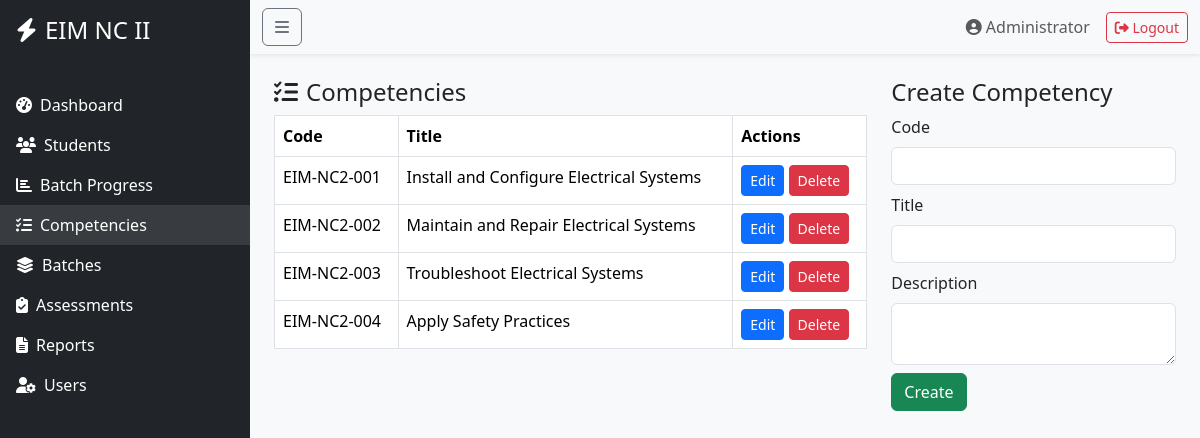
The app's page /EIM-Student-Tracking-System/TrackingEIM-NC2-Git/admin/competencies.php (signed in) with its own data.
### tables this page shows
CREATE TABLE `competencies` (
  `id` int(10) UNSIGNED NOT NULL,
  `code` varchar(50) NOT NULL,
  `title` varchar(255) NOT NULL,
  `description` text DEFAULT NULL,
  `created_at` timestamp NOT NULL DEFAULT current_timestamp(),
  `updated_at` timestamp NULL DEFAULT NULL ON UPDATE current_timestamp()
);

### EIM-Student-Tracking-System/TrackingEIM-NC2-Git/models/Competency.php (called while the page is built, shortened)
<?php
class Competency
{
    public static function all()
    {
        $pdo = Database::getConnection();
        $stmt = $pdo->query('SELECT * FROM competencies ORDER BY code');
        return $stmt->fetchAll();
    }
}

### EIM-Student-Tracking-System/TrackingEIM-NC2-Git/bootstrap.php (called while the page is built, shortened)
<?php
function e(string $s): string { return htmlspecialchars($s, ENT_QUOTES, 'UTF-8'); }

### EIM-Student-Tracking-System/TrackingEIM-NC2-Git/admin/competencies.php (the view, shortened to what this page needs)
<?php
require_once __DIR__ . '/../bootstrap.php';
$isAdmin = $_SESSION['user']['role'] === 'admin';
require_once __DIR__ . '/../models/Competency.php';
$items = Competency::all();
require __DIR__ . '/../views/layouts/header.php';
?>
<div class="row">
  <div class="col-md-<?php echo $isAdmin ? '8' : '12'; ?>">
    <h4><i class="fas fa-tasks me-2"></i>Competencies</h4>
    <table class="table table-bordered">
      <thead><tr><th>Code</th><th>Title</th><?php if ($isAdmin): ?><th>Actions</th><?php endif; ?></tr></thead>
      <tbody>
        <?php foreach ($items as $it): ?>
        <tr>
          <td><?php echo e($it['code']); ?></td>
          <td><?php echo e($it['title']); ?></td>
          <?php if ($isAdmin): ?>
          <td>
            <a class="btn btn-sm btn-primary" href="?edit=<?php echo $it['id']; ?>">Edit</a>
            <form style="display:inline" method="post"><button class="btn btn-sm btn-danger" onclick="return confirm('Delete?')">Delete</button></form>
          </td>
          <?php endif; ?>
        </tr>
        <?php endforeach; ?>
      </tbody>
    </table>
  </div>
  <?php if ($isAdmin): ?>
  <div class="col-md-4">
    <?php $editing = !empty($_GET['edit']) ? Competency::find((int)$_GET['edit']) : null; ?>
    <h4><?php echo $editing ? 'Edit' : 'Create'; ?> Competency</h4>
    <form method="post">
      <div class="mb-2"><label class="form-label">Code</label><input class="form-control" name="code" value="<?php echo $editing ? e($editing['code']) : ''; ?>" required></div>
      <div class="mb-2"><label class="form-label">Title</label><input class="form-control" name="title" value="<?php echo $editing ? e($editing['title']) : ''; ?>" required></div>
      <div class="mb-2"><label class="form-label">Description</label><textarea class="form-control" name="description"><?php echo $editing ? e($editing['description']) : ''; ?></textarea></div>
      <div><button class="btn btn-success"><?php echo $editing ? 'Update' : 'Create'; ?></button></div>
    </form>
  </div>
  <?php endif; ?>
</div>
<?php require __DIR__ . '/../views/layouts/footer.php'; ?>

### EIM-Student-Tracking-System/TrackingEIM-NC2-Git/assets/css/style.css (style rules this page uses)
body { padding-bottom: 40px; }

### records on screen
competencies: code "EIM-NC2-001", title "Install and Configure Electrical Systems"
competencies: code "EIM-NC2-002", title "Maintain and Repair Electrical Systems"
competencies: code "EIM-NC2-003", title "Troubleshoot Electrical Systems"
competencies: code "EIM-NC2-004", title "Apply Safety Practices"

### other values on screen
$_SESSION['user']['name'] "Administrator"
